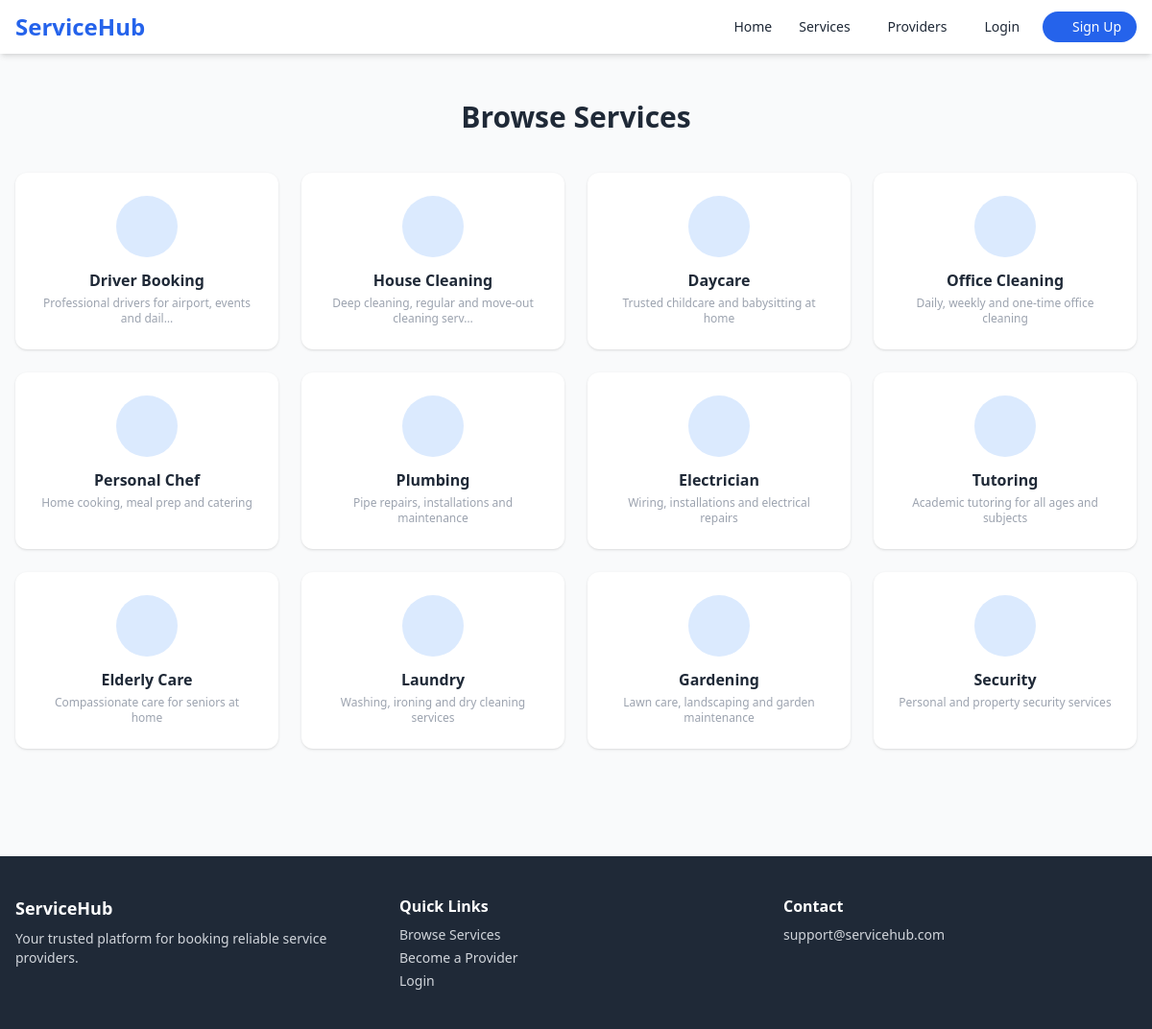
Page /services/ on the committed database.
### services/models.py (models this page shows, shortened)
class ServiceCategory(models.Model):
    name = models.CharField(max_length=100)
    slug = models.SlugField(unique=True)
    description = models.TextField(blank=True)
    icon = models.CharField(max_length=50, blank=True, help_text='Tailwind/heroicon class')
    image = models.ImageField(upload_to='categories/', blank=True, null=True)
    is_active = models.BooleanField(default=True)
    created_at = models.DateTimeField(auto_now_add=True)
    class Meta:
        verbose_name_plural = 'Service Categories'

### services/views.py (the view)
# urls.py: path('services/', views.category_list, name='category_list'),
def category_list(request):
    categories = ServiceCategory.objects.filter(is_active=True)
    return render(request, 'services/category_list.html', {'categories': categories})

### templates/services/category_list.html (shortened to what this page needs)
{% extends 'base.html' %}
{% block content %}
<div class="max-w-7xl mx-auto px-4 py-12">
    <h1 class="text-3xl font-bold text-center mb-10">Browse Services</h1>
    <div class="grid grid-cols-2 md:grid-cols-3 lg:grid-cols-4 gap-6">
        {% for category in categories %}
        <a href="{% url 'category_detail' category.slug %}" class="bg-white rounded-xl shadow hover:shadow-lg transition p-6 text-center group">
            {% if category.image %}
                <img src="{{ category.image.url }}" alt="{{ category.name }}" class="w-16 h-16 mx-auto mb-3 rounded-full object-cover">
            {% else %}
                <div class="w-16 h-16 mx-auto mb-3 bg-blue-100 rounded-full flex items-center justify-center">
                    <i class="fas fa-tools text-blue-600 text-2xl"></i>
                </div>
            {% endif %}
            <h3 class="font-semibold group-hover:text-blue-600">{{ category.name }}</h3>
            <p class="text-gray-400 text-xs mt-1">{{ category.description|truncatechars:50 }}</p>
        </a>
        {% empty %}
        <p class="col-span-4 text-center text-gray-500 py-10">No service categories available yet.</p>
        {% endfor %}
    </div>
</div>
{% endblock %}

### rows in the picture
ServiceCategory: name "Driver Booking", description "Professional drivers for airport, events and dail…"
ServiceCategory: name "House Cleaning", description "Deep cleaning, regular and move-out cleaning serv…"
ServiceCategory: name "Daycare", description "Trusted childcare and babysitting at home"
ServiceCategory: name "Office Cleaning", description "Daily, weekly and one-time office cleaning"
ServiceCategory: name "Personal Chef", description "Home cooking, meal prep and catering"
ServiceCategory: name "Plumbing", description "Pipe repairs, installations and maintenance"
ServiceCategory: name "Electrician", description "Wiring, installations and electrical repairs"
ServiceCategory: name "Tutoring", description "Academic tutoring for all ages and subjects"
ServiceCategory: name "Elderly Care", description "Compassionate care for seniors at home"
ServiceCategory: name "Laundry", description "Washing, ironing and dry cleaning services"
ServiceCategory: name "Gardening", description "Lawn care, landscaping and garden maintenance"
ServiceCategory: name "Security", description "Personal and property security services"
